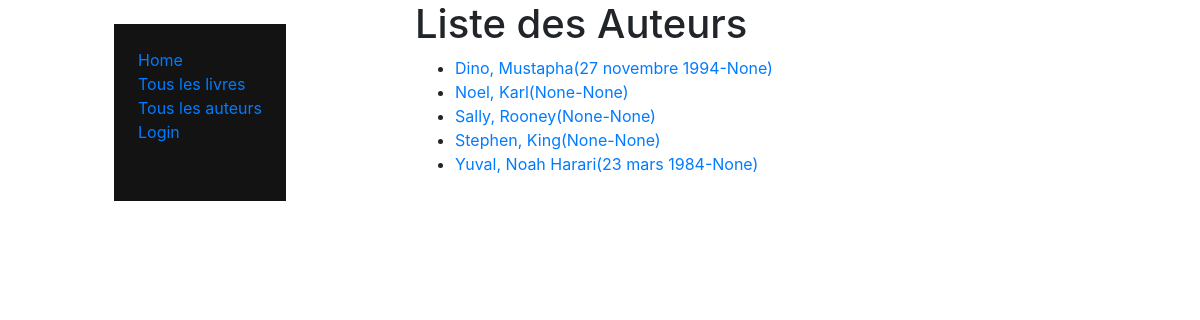
Screenshot of /catalog/authors/ with the database file from the repository.
### Catalog/models.py (models this page shows, shortened)
class Author(models.Model):
    first_name = models.CharField(max_length=150)
    last_name = models.CharField(max_length=150)
    date_of_birth = models.DateField(null=True, blank=True)
    date_of_death = models.DateField('Died', blank=True, null=True)
    class Meta:
        ordering = ['last_name', 'first_name']
    def get_absolute_url(self):
        return reverse("Catalog:author-detail", args=[str(self.id)])

### Catalog/views.py (the view)
# urls.py: path('authors/', views.AuthorListView.as_view(), name='authors'),
class AuthorListView(ListView):
    model = Author

### Catalog/templates/catalog/author_list.html
{% extends 'base.html' %}
{% block content %}
    <h1>Liste des Auteurs</h1>
    {% if author_list %}
    <ul>
        {% for author in author_list %}
        <li><a href="{{ author.get_absolute_url }}">{{ author.last_name }},
        {{ author.first_name }}({{author.date_of_birth}}-{{author.date_of_death}})</a></li>
        {% endfor %}
    {% else %}
        <p>IL n'y a pas d'Auteur inscrit ici</p>
    {% endif %}
{% endblock %}

### Catalog/templates/base.html (shortened to what this page needs)
<!DOCTYPE html>
<html lang="en">
<head>
  <link rel="stylesheet" href="https://stackpath.bootstrapcdn.com/bootstrap/4.1.3/css/bootstrap.min.css">
  {% load static %}
  <link rel="stylesheet" type="text/css" href="{% static 'css/style.css' %}">
</head>
<body>
  <div class="container-fluid">
    <div class="row">
        <div class="col-lg-4 sidebar">
          {% block sidebar %}
           <ul class="sidebar-nav">
              <li><a href="{% url 'Catalog:index' %}">Home</a></li>
              <li><a href="{% url 'Catalog:books' %}">Tous les livres</a></li>
              <li><a href="{% url 'Catalog:authors' %}">Tous les auteurs</a></li>
              {% if user.is_authenticated %}
              <li>User:{{ user.get_username }}</li>
              <li><a href="{% url 'Catalog:my-borrowed' %}">My Borrowed</a></li>
              <li><a href="{% url 'logout' %}?next={{request.path}}">Logout</a></li>
              {% else %}
              <li><a href="{% url 'login' %}?next={{request.path }}">Login</a></li>
              {% endif %}
              <hr>
           </ul>
          {% endblock %}
        </div>
        <div class="col-sm-8 ">
            {% block content %}
            {% endblock %}
        </div>
    </div>
  </div>
</body>
</html>

### Catalog/static/css/style.css (style rules this page uses)
.sidebar { display: flex; align-items: center; justify-content: center; height: 100%; padding: 1.5rem !important; }
.sidebar-nav { display: block; align-items: center; justify-content: center; padding: 1.5rem; background-color: #131313; }
.sidebar-nav li { text-decoration: none; list-style: none; color: #324532; }

### rows the page displays
Author: last_name "Dino", first_name "Mustapha", date_of_birth "27 novembre 1994", date_of_death "None"
Author: last_name "Noel", first_name "Karl", date_of_birth "None", date_of_death "None"
Author: last_name "Sally", first_name "Rooney", date_of_birth "None", date_of_death "None"
Author: last_name "Stephen", first_name "King", date_of_birth "None", date_of_death "None"
Author: last_name "Yuval", first_name "Noah Harari", date_of_birth "23 mars 1984", date_of_death "None"
